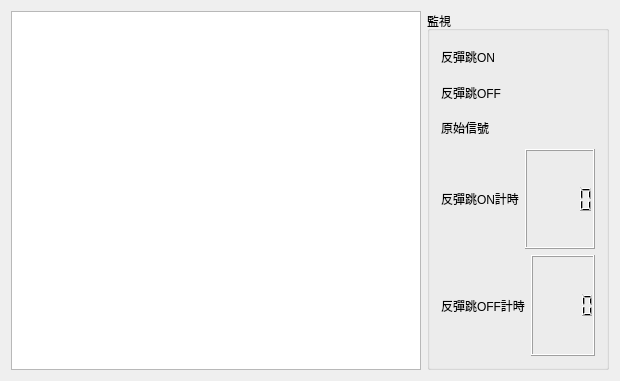
<?xml version="1.0" encoding="UTF-8"?>
<ui version="4.0">
 <class>FrontSignal</class>
 <widget class="QWidget" name="FrontSignal">
  <property name="geometry">
   <rect>
    <x>0</x>
    <y>0</y>
    <width>620</width>
    <height>381</height>
   </rect>
  </property>
  <property name="windowTitle">
   <string>FrontSignal</string>
  </property>
  <layout class="QGridLayout" name="gridLayout_2">
   <item row="0" column="1">
    <widget class="QGroupBox" name="groupBox">
     <property name="title">
      <string>監視</string>
     </property>
     <layout class="QGridLayout" name="gridLayout_5">
      <item row="0" column="0">
       <layout class="QGridLayout" name="gridLayout">
        <item row="0" column="0">
         <widget class="QLabel" name="labelDebounceOn">
          <property name="text">
           <string>反彈跳ON</string>
          </property>
         </widget>
        </item>
        <item row="1" column="0">
         <widget class="QLabel" name="labelDebounceOff">
          <property name="text">
           <string>反彈跳OFF</string>
          </property>
         </widget>
        </item>
        <item row="2" column="0">
         <widget class="QLabel" name="labelRaw">
          <property name="text">
           <string>原始信號</string>
          </property>
         </widget>
        </item>
       </layout>
      </item>
      <item row="1" column="0">
       <layout class="QGridLayout" name="gridLayout_3">
        <item row="0" column="0">
         <widget class="QLabel" name="label_6">
          <property name="text">
           <string>反彈跳ON計時</string>
          </property>
         </widget>
        </item>
        <item row="0" column="1">
         <widget class="QLCDNumber" name="lcdNumberCountOn"/>
        </item>
       </layout>
      </item>
      <item row="2" column="0">
       <layout class="QGridLayout" name="gridLayout_4">
        <item row="0" column="0">
         <widget class="QLabel" name="label_7">
          <property name="text">
           <string>反彈跳OFF計時</string>
          </property>
         </widget>
        </item>
        <item row="0" column="1">
         <widget class="QLCDNumber" name="lcdNumberCountOff"/>
        </item>
       </layout>
      </item>
     </layout>
    </widget>
   </item>
   <item row="0" column="0">
    <widget class="QTableView" name="tableView">
     <attribute name="horizontalHeaderVisible">
      <bool>true</bool>
     </attribute>
     <attribute name="verticalHeaderVisible">
      <bool>false</bool>
     </attribute>
    </widget>
   </item>
  </layout>
 </widget>
 <layoutdefault spacing="6" margin="11"/>
 <resources/>
 <connections/>
</ui>
